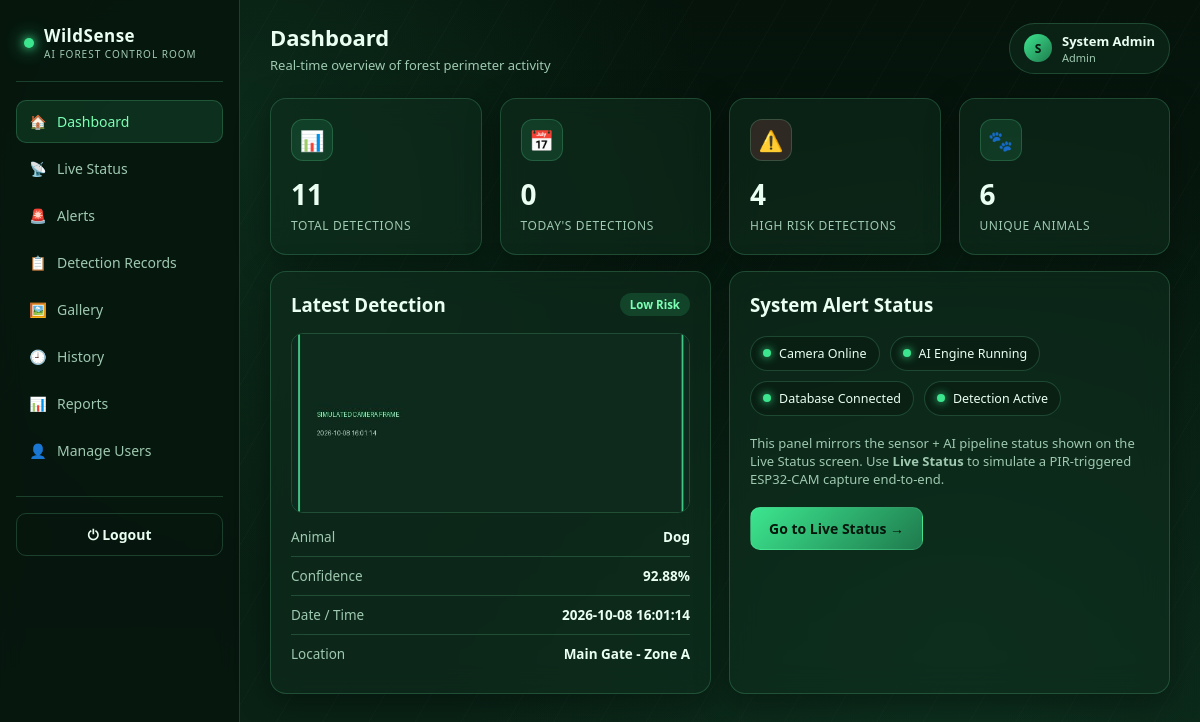
The app's page /dashboard (signed in) with its own data.
### tables this page shows
CREATE TABLE detections (
            id INTEGER PRIMARY KEY AUTOINCREMENT,
            animal_name TEXT NOT NULL,
            confidence REAL NOT NULL,
            date_time TEXT NOT NULL,
            image_name TEXT NOT NULL,
            location TEXT NOT NULL,
            threat_level TEXT NOT NULL DEFAULT 'Low'
        );

### app.py (the view)
@app.route("/dashboard")
@login_required
def dashboard():
    stats = db.get_stats()
    latest = db.get_latest_detection()
    return render_template("dashboard.html", stats=stats, latest=latest, active="dashboard")

### app.py (called while the page is built)
def login_required(f):
    @wraps(f)
    def wrapper(*args, **kwargs):
        if "user_id" not in session:
            return redirect(url_for("login"))
        return f(*args, **kwargs)
    return wrapper

### database.py (called while the page is built)
def get_db():
    conn = sqlite3.connect(DB_NAME)
    conn.row_factory = sqlite3.Row
    return conn

def get_latest_detection():
    conn = get_db()
    row = conn.execute("SELECT * FROM detections ORDER BY id DESC LIMIT 1").fetchone()
    conn.close()
    return row

def get_stats():
    conn = get_db()
    total = conn.execute("SELECT COUNT(*) c FROM detections").fetchone()["c"]
    today = conn.execute(
        "SELECT COUNT(*) c FROM detections WHERE date(date_time) = date('now', 'localtime')"
    ).fetchone()["c"]
    high_risk = conn.execute(
        "SELECT COUNT(*) c FROM detections WHERE threat_level = 'High'"
    ).fetchone()["c"]
    unique_animals = conn.execute(
        "SELECT COUNT(DISTINCT animal_name) c FROM detections"
    ).fetchone()["c"]
    conn.close()
    return {
        "total": total,
        "today": today,
        "high_risk": high_risk,
        "unique_animals": unique_animals,
    }

### templates/dashboard.html (shortened to what this page needs)
{% extends "base.html" %}
{% block page_title %}Dashboard{% endblock %}
{% block page_sub %}Real-time overview of forest perimeter activity{% endblock %}
{% block content %}
<div class="grid grid-4 mb-16">
  <div class="glass stat-card">
    <div class="ic-badge">📊</div>
    <p class="value">{{ stats.total }}</p>
    <p class="label">Total Detections</p>
  </div>
  <div class="glass stat-card">
    <div class="ic-badge">📅</div>
    <p class="value">{{ stats.today }}</p>
    <p class="label">Today's Detections</p>
  </div>
  <div class="glass stat-card danger">
    <div class="ic-badge">⚠️</div>
    <p class="value">{{ stats.high_risk }}</p>
    <p class="label">High Risk Detections</p>
  </div>
  <div class="glass stat-card">
    <div class="ic-badge">🐾</div>
    <p class="value">{{ stats.unique_animals }}</p>
    <p class="label">Unique Animals</p>
  </div>
</div>
<div class="grid grid-2">
  <div class="glass card-pad">
    <div class="flex-between mb-16">
      <h3 style="margin:0;">Latest Detection</h3>
      {% if latest %}<span class="badge {{ latest.threat_level }}">{{ latest.threat_level }} Risk</span>{% endif %}
    </div>
    {% if latest %}
      <img class="thumb" style="width:100%; height:180px; border-radius:12px;" src="{{ url_for('static', filename='images/detections/' ~ latest.image_name) }}" alt="latest detection">
      <div class="detail-row"><span class="k">Animal</span><span class="v" style="text-transform:capitalize;">{{ latest.animal_name }}</span></div>
      <div class="detail-row"><span class="k">Confidence</span><span class="v">{{ latest.confidence }}%</span></div>
      <div class="detail-row"><span class="k">Date / Time</span><span class="v">{{ latest.date_time }}</span></div>
      <div class="detail-row"><span class="k">Location</span><span class="v">{{ latest.location }}</span></div>
    {% else %}
      <div class="empty-state">
        <div class="ic">📷</div>
        No detections yet. Trigger one from Live Status.
      </div>
    {% endif %}
  </div>
  <div class="glass card-pad">
    <h3 style="margin-top:0;">System Alert Status</h3>
    <div class="status-row">
      <div class="pill"><span class="led green"></span> Camera Online</div>
      <div class="pill"><span class="led green"></span> AI Engine Running</div>
      <div class="pill"><span class="led green"></span> Database Connected</div>
      <div class="pill"><span class="led green"></span> Detection Active</div>
    </div>
    <p style="color:var(--text-dim); font-size:13px; margin-top:18px;">
      This panel mirrors the sensor + AI pipeline status shown on the Live Status screen.
      Use <strong>Live Status</strong> to simulate a PIR-triggered ESP32-CAM capture end-to-end.
    </p>
    <a href="{{ url_for('live_status') }}" class="btn" style="width:auto; display:inline-flex; margin-top:6px;">Go to Live Status →</a>
  </div>
</div>
{% endblock %}

### static/css/style.css (style rules this page uses)
:root { --bg-deep: #05130b; --bg-forest: #0a2417; --bg-panel: rgba(16, 46, 30, 0.55); --border-glass: rgba(120, 255, 180, 0.18); --accent: #3ce68f; --accent-soft: #7cffb4; --accent-dim: #1f7a4d; --text-main: #eafff2; --text-dim: #9fc9b0; --danger: #ff5470; --warning: #ffc857; --safe: #3ce68f; --radius: 16px; }
* { box-sizing: border-box; }
html, body { margin: 0; padding: 0; font-family: 'Segoe UI', Roboto, Helvetica, Arial, sans-serif; color: var(--text-main); background: radial-gradient(circle at 20% 15%, rgba(60, 230, 143, 0.10), transparent 40%), radial-gradient(circle at 80% 80%, rgba(31, 122, 77, 0.15), transparent 45%), repeating-linear-gradient(120deg, rgba(255,255,255,0.015) 0px, rgba(255,255,255,0.015) 1px, transparent 1px, transparent 40px), linear-gradient(180deg, var(--bg-deep) 0%, var(--bg-forest) 100%); min-height: 100vh; }
a { color: inherit; text-decoration: none; }
.glass { background: var(--bg-panel); border: 1px solid var(--border-glass); border-radius: var(--radius); backdrop-filter: blur(14px); box-shadow: 0 8px 32px rgba(0,0,0,0.35); }
.grid { display: grid; gap: 18px; }
.grid-4 { grid-template-columns: repeat(4, 1fr); }
.grid-2 { grid-template-columns: repeat(2, 1fr); }
.stat-card { padding: 20px; position: relative; overflow: hidden; }
.stat-card .ic-badge { width: 42px; height: 42px; border-radius: 12px; background: rgba(60,230,143,0.12); display: flex; align-items: center; justify-content: center; font-size: 20px; margin-bottom: 14px; border: 1px solid var(--border-glass); }
.stat-card .value { font-size: 28px; font-weight: 700; margin: 0; }
.stat-card .label { font-size: 12px; color: var(--text-dim); margin: 4px 0 0; text-transform: uppercase; letter-spacing: 0.6px; }
.stat-card.danger .ic-badge { background: rgba(255,84,112,0.15); color: var(--danger); }
.btn { display: inline-flex; align-items: center; justify-content: center; gap: 8px; padding: 11px 18px; border-radius: 10px; border: 1px solid var(--border-glass); background: linear-gradient(135deg, var(--accent), var(--accent-dim)); color: #04150c; font-weight: 700; font-size: 14px; cursor: pointer; width: 100%; transition: transform 0.1s, box-shadow 0.15s; }
.status-row { display: flex; flex-wrap: wrap; gap: 10px; margin-top: 14px; }
.pill { display: flex; align-items: center; gap: 8px; font-size: 12.5px; padding: 8px 12px; border-radius: 999px; border: 1px solid var(--border-glass); background: rgba(0,0,0,0.2); }
.pill .led { width: 8px; height: 8px; border-radius: 50%; }
.led.green { background: var(--safe); box-shadow: 0 0 8px var(--safe); }
.detail-row { display: flex; justify-content: space-between; padding: 10px 0; border-bottom: 1px solid var(--border-glass); font-size: 13.5px; }
.detail-row:last-child { border-bottom: none; }
.detail-row .k { color: var(--text-dim); }
.detail-row .v { font-weight: 600; }
.thumb { width: 46px; height: 46px; border-radius: 8px; object-fit: cover; border: 1px solid var(--border-glass); }
.badge { padding: 4px 10px; border-radius: 999px; font-size: 11.5px; font-weight: 700; display: inline-block; }
.badge.Low { background: rgba(60,230,143,0.16); color: var(--accent-soft); }
.card-pad { padding: 20px; }
.mb-16 { margin-bottom: 16px; }
.flex-between { display: flex; justify-content: space-between; align-items: center; }

### records on screen
detections: threat_level "Low", image_name (picture), animal_name "Dog", confidence "92.88", date_time "2026-10-08 16:01:14", location "Main Gate - Zone A"

### other values on screen
{{ session.get('fullname','U')[0]|upper }} "S"
{{ session.get('fullname','User') }} "System Admin"
{{ session.get('role','user') }} "Admin"
{{ stats.total }} "11"
{{ stats.today }} "0"
{{ stats.high_risk }} "4"
{{ stats.unique_animals }} "6"
